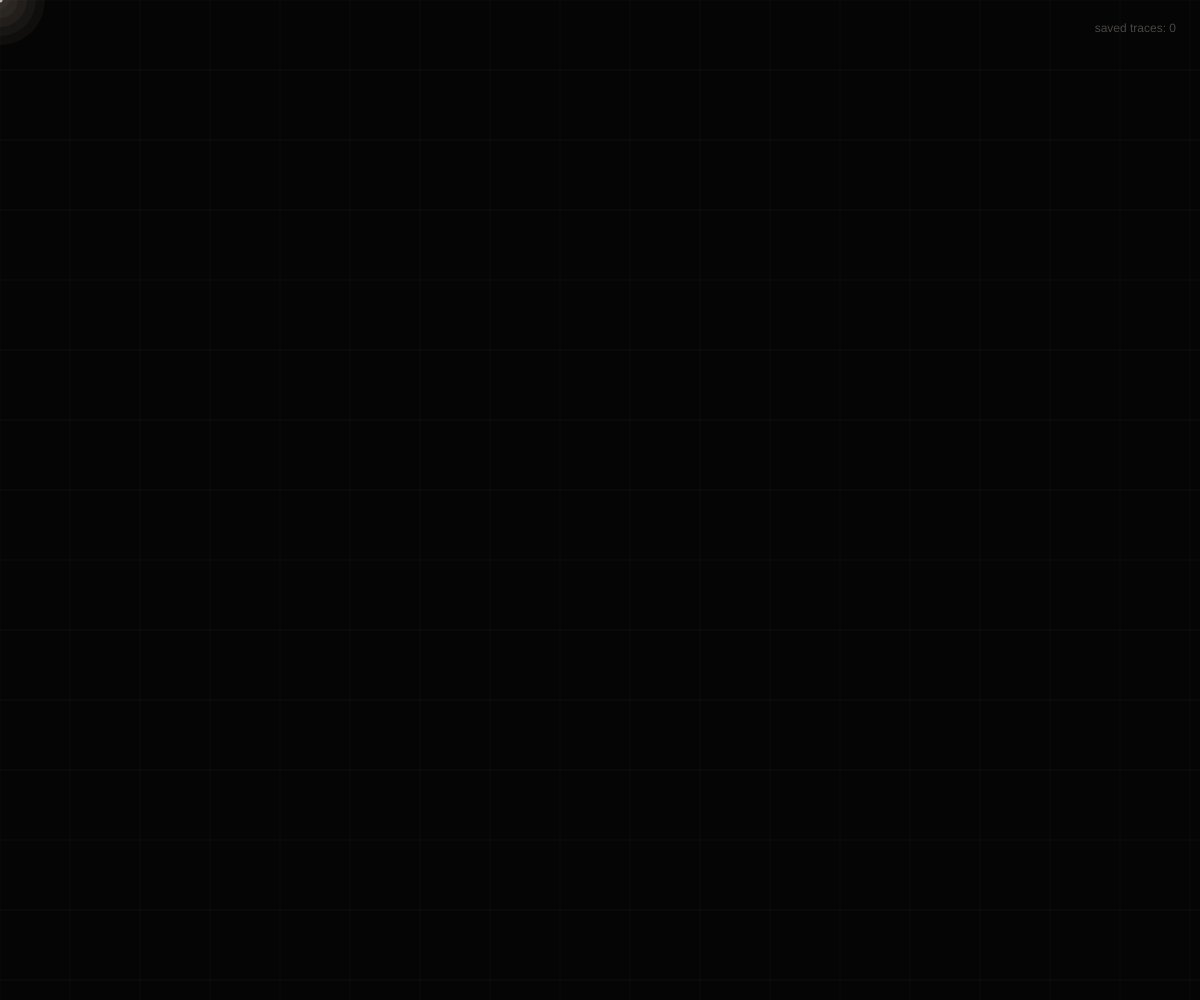
Frame 1 (no input)
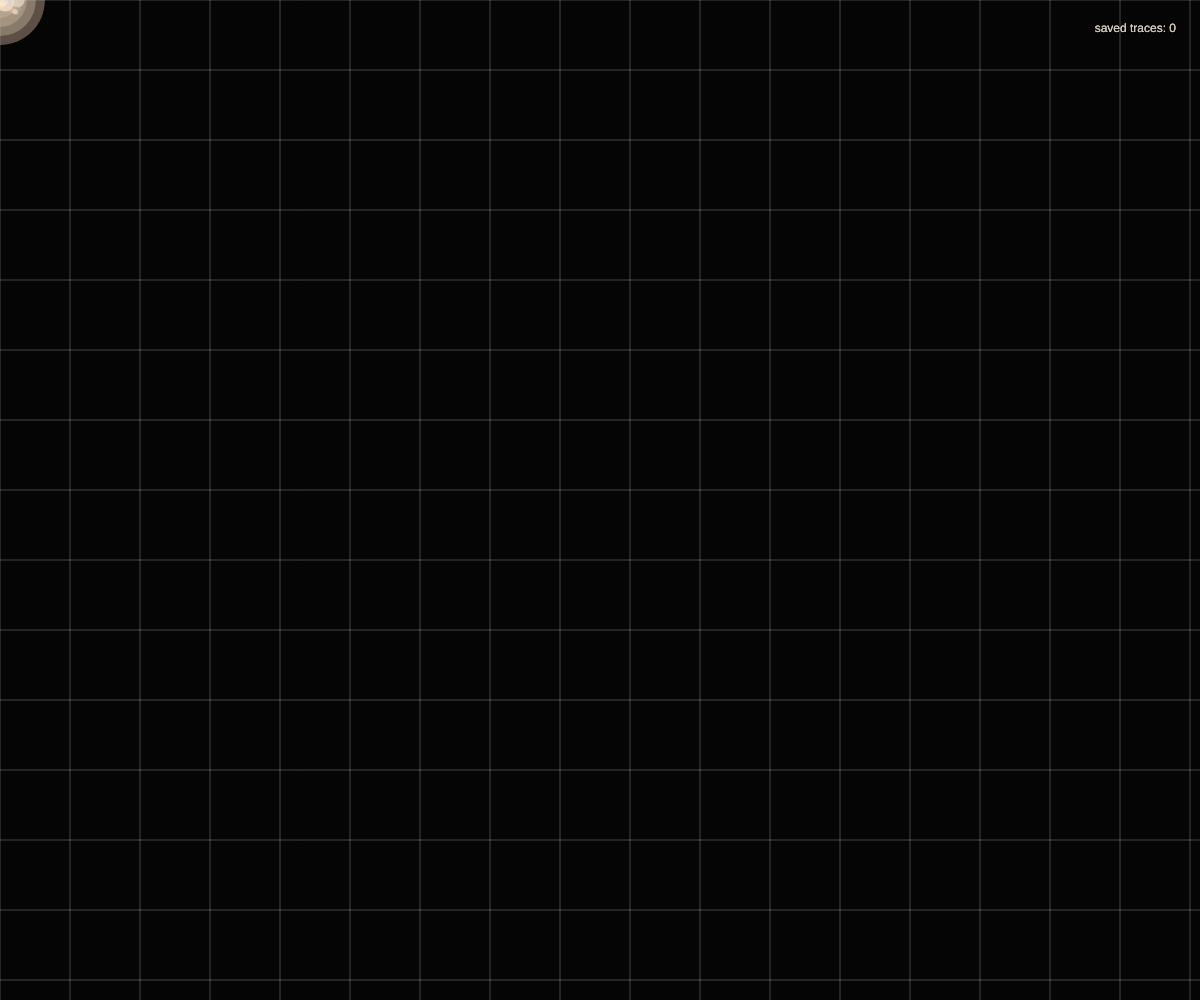
Frame 60 (no input)
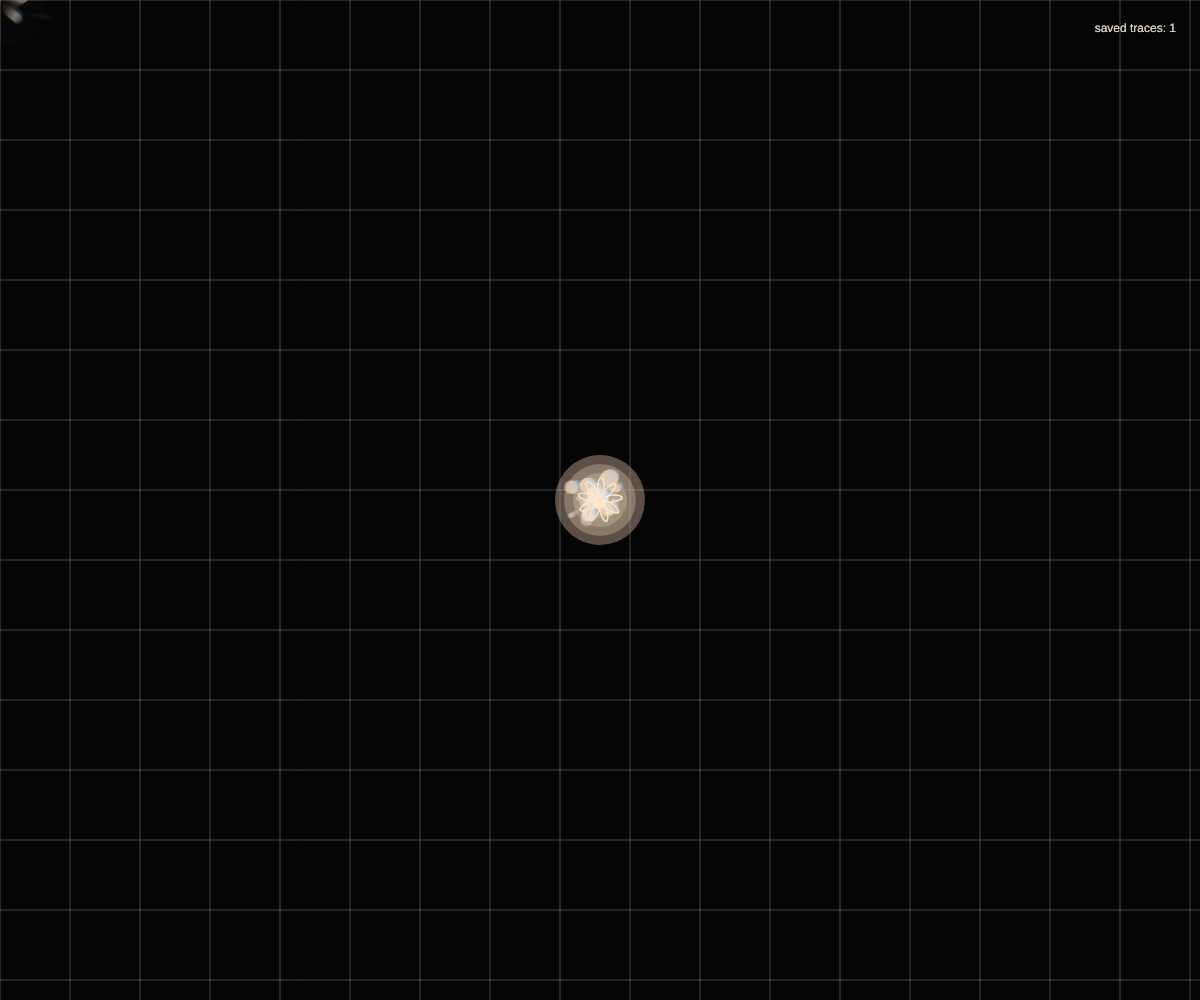
Frame 120 (the mouse pressed at the canvas centre since frame 60)

The p5.js sketch that drew these frames (run headless with seeded random() and noise() and a simulated clock; from frame 60 on, the mouse is pressed at the canvas centre):

// p5.js sketch
// ── sketch.js


// Leave a Trace by Jasmine Papadopoulos

// An interactive artwork about trying to leave a mark before it fades. 


let traces = [];

let memories = [];

let bgFade = 18;


function setup() {

    createCanvas(windowWidth, windowHeight); // full screen canvas so it feels immersive
    background(5);
    noCursor(); // hide default cursor so I can draw my own softer one

}

function draw() {
    
    background(5, bgFade); // slightly transparent background so old marks slowly disappear instead of resetting

    drawSoftGrid();
    drawCursorGlow();

    // create small traces as the mouse moves
    if (frameCount % 2 === 0) {
        traces.push(new Trace(mouseX, mouseY));


    }


    // loop backwards so I can safely remove items
    for (let i = traces.length - 1; i >= 0; i--) {
        traces[i].move();
        traces[i].show();
        traces[i].fade();

        if (traces[i].alpha <= 0) {
            traces.splice(i, 1);

        }


    }



    for (let i = memories.length - 1; i >= 0; i--) {
        memories[i].grow();
        memories[i].show();

        if (memories[i].alpha <= 0) {
            memories.splice(i, 1);

        }

    }

    drawSmallText();


}


class Trace {

    constructor(x, y) {
        this.x = x;
        this.y = y;
        this.alpha = 120;
        this.size = random(4, 18);
        this.offset = random(1000);

    }

    move() {
        // using noise instead of random makes the movement softer and more natural
        this.x += map(noise(this.offset), 0, 1, -1.2, 1.2);
        this.y += map(noise(this.offset + 20), 0, 1, -1.2, 1.2);
        this.offset += 0.01;


    }

    show() {
        noStroke();

        // layering two shapes makes the trace feel like a glow rather than a flat dot 
        fill(255, 230 ,205, this.alpha);
        ellipse(this.x, this.y, this.size);

        fill(170, 210, 255, this.alpha * 0.35);
        ellipse(this.x + 4, this.y - 3, this.size * 0.7);
        
    }

    fade() {
         this.alpha -= 1.6; // gradually fade each trace out 

    }

}

class Memory {
    constructor(x, y) {
        this.x = x;
        this.y = y;
        this.r = 5;
        this.alpha = 210;
        this.petals = int(random(6, 12));
        this.angle = random(TWO_PI);


    }


    grow() {
        this.r += 0.12;
        this.alpha -= 0.28;
        this.angle += 0.004;

    }

    show() {
        // isolate transformations so they don't affect everything else
        push();
        translate(this.x, this.y);
        rotate(this.angle);

        noFill();
        stroke(255, 235, 210, this.alpha);
        strokeWeight(1);

        // repeating shapes to create a simple "memory flower" form
        for (let i = 0; i < this.petals; i++) {
            rotate(TWO_PI / this.petals);
            ellipse(this.r, 0, this.r * 1.7, this.r * 0.55);

        }


        fill(255, 220, 190, this.alpha);
        noStroke();
        ellipse(0, 0, 6);
        pop();


    }

}


function mousePressed() {
    // clicking creates a longer-lasting memory compared to traces
    memories.push(new Memory(mouseX, mouseY));
}

function drawCursorGlow() {
    noStroke();

    // soft glow around the cursor
    for (let i = 5; i > 0; i--) {
        fill(255, 230, 205, 10);
        ellipse(mouseX, mouseY, i * 18);

    }

    fill(255, 245, 230, 180);
    ellipse(mouseX, mouseY, 5);

}

function drawSoftGrid() {
    stroke(255, 255, 255, 9);
    strokeWeight(1);

    // faint grid to suggest a digital archive sort of space
    for (let x = 0; x < width; x += 70) {
        line(x, 0, x, height);

    }

    for (let y = 0; y < height; y += 70) {
        line(0, y, width, y);

    }

    
}

function drawSmallText() {
    noStroke();
    fill(255, 245, 230, 70);
    textSize(12);
    textAlign(RIGHT);

    let countText = "saved traces: " + memories.length;
    text(countText, width - 24, 32);

    if (memories.length > 8) {
        text("some memories will still disappear", width - 24, 72);


    }

}

function keyPressed() {
    // simple reset so the user can start again
    if (key === "c" || key === "C") {
        memories = [];
        traces = [];
        background(5);

    }


}


function windowResized() {
    // keep the sketch responsive when the browser changes size
    resizeCanvas(windowWidth, windowHeight);
    background(5);

}





// ── style.css
body {

    margin: 0;
    overflow: hidden;
    background: #050505;
    font-family: Georgia, serif;


}

#info {

    position: fixed;
    left: 24px;
    bottom: 22px;
    color: rgba(255, 245, 230, 0.75);
    z-index: 2;
    pointer-events: none;

}

#info h1 {
    
    margin: 0;
    font-size: 22px;
    font-weight: normal;
    letter-spacing: 1px;

}

#info p {

    margin: 6px 0 0 0;
    font-size: 13px;
    opacity: 0.65;


}
